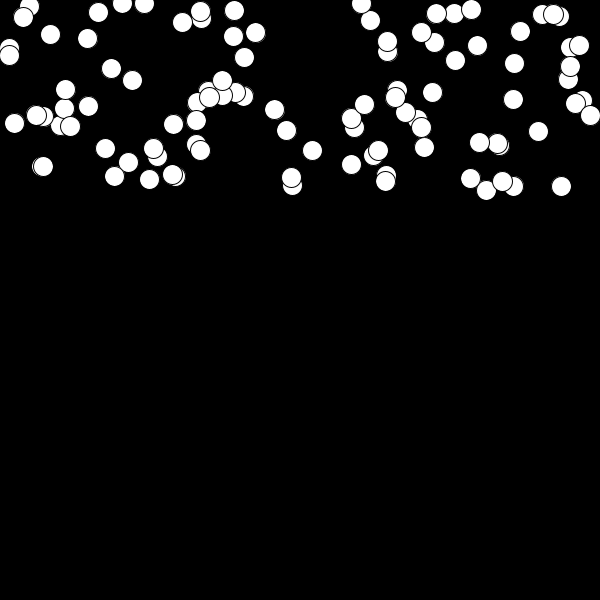
Frame 1 (no input)
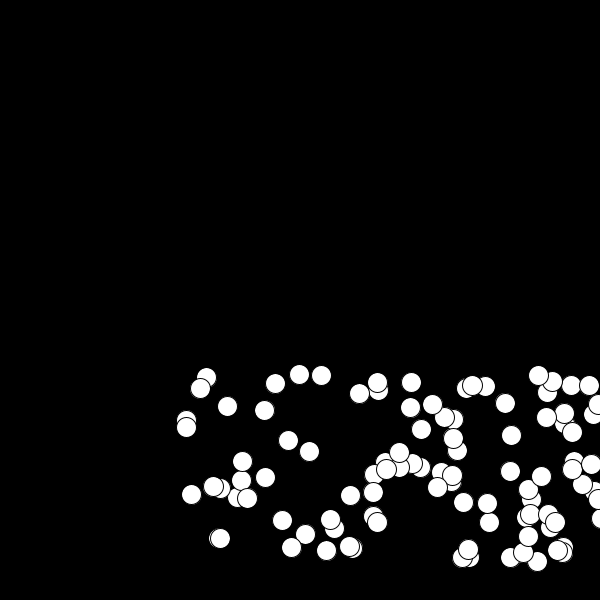
Frame 60 (the mouse pressed at the canvas centre just before this capture)
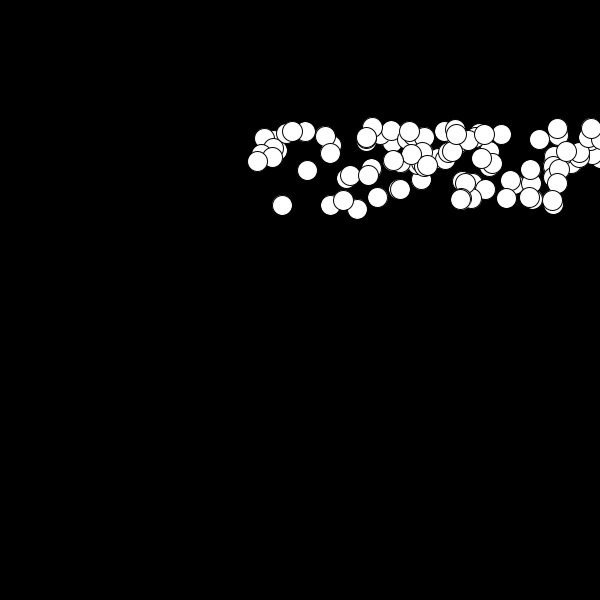
Frame 120 (the mouse held since frame 60 and released just before this capture)

The Processing sketch that drew these frames (run headless with seeded random() and noise(); from frame 60 on, the mouse is pressed at the canvas centre):

// Processing sketch: Arrays
// ── Arrays.pde

Ball [] ballCollection = new Ball [100];
//type of elements from section ball
//[20] --> amount of elements in array; in this case 20


//array = collection of classes

void setup(){
  size(600, 600);
  smooth();
  
 //INITIALIZE 
  for(int i = 0; i < ballCollection.length; i++){
  //i < ballCollection.length --> from 0 to the size of collection
    ballCollection[i] = new Ball(random(0, width), random(0, 200));
  //first element in the array
  //values appear randomly in the screen between the given values.
  }
}



void draw(){
  background(0);
 

 for(int i = 0; i < ballCollection.length; i++){
 ballCollection[i].run();
 
 }
  
}

// ── Ball.pde
//just a continuation of the previous page

class Ball{
  //defining the class; in this case called Ball
  
  //GLOBAL VARIABLES - main variables of a class
  float x = 0;
  float y = 0;
  float speed = 3;
  float speedY = 0.5;
  
  //CONSTRUCTOR - specify how you build the class and where initialize variable
  Ball(float _x, float _y){
    
    x = _x;
    y = _y;
    //makes variable provided outside the class 
    //equal to the one in the constructor
    //therefore making it accessible anywhere else
    //couldn't just use _x and _y anywhere else because they are
    //ONLY defined within the constructor
    
    
  }
  //this will operate just ONCE 
  
  
  //FUNCITON
  void run(){
   display();
   move();
   bounce();  
   gravity();
    
  }
  
  void display(){
  ellipse(x, y, 20, 20);
  }  
  
  void move(){
   x = x + speed;
   //other way of writing it would be x += speed
   
   y += speedY;
  }
  
  void bounce(){
   if(x > width){
     speed = speed*-1;
  }
  if(x < 0){
   speed = speed*-1;
  }
  if(y < 0){
   speedY = speedY*-1;
  }
  if(y > height){
   speedY = speedY*-1;
  }
  
  }

void gravity(){
 speedY += 0.2;
//keep decreasing the bouncing ball making it fall down
//as every frame it adds thise value
//if you start at a higher value like (0,0) 
//gravity will take longer for the ball to change direction again
//therefore it will jump higher
  
}
  
}
